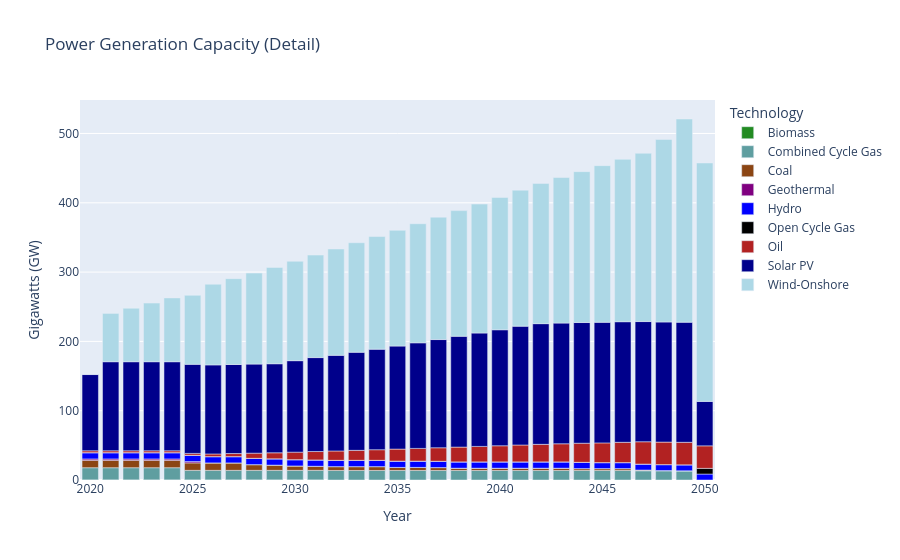

Notebook code cell kept with this figure:
### Code cell
# Power generation capacity (detailed)
cap_df = dfs['TotalCapacityAnnual'][dfs['TotalCapacityAnnual'].TECHNOLOGY.str.startswith('PWR')].drop('REGION', axis=1)
cap_df = df_filter(cap_df,3,6,['CNT','TRN','CST','CEN','SOU','NOR']) #added in CCG, OCG, SPV
df_plot(cap_df,'Gigawatts (GW)','Power Generation Capacity (Detail)')

### Figure 1 — Plotly figure (JSON) as saved in the notebook; plotly's stock layout.template omitted (floating-point values rounded to 4 significant figures)
{"data": [{"hovertemplate": "Technology=Biomass<br>Year=%{x}<br>Gigawatts (GW)=%{y}<extra></extra>", "legendgroup": "Biomass", "marker": {"color": "forestgreen", "pattern": {"shape": ""}}, "name": "Biomass", "orientation": "v", "showlegend": true, "textposition": "auto", "type": "bar", "x": [2020, 2021, 2022, 2023, 2024, 2025, 2026, 2027, 2028, 2029, 2030, 2031, 2032, 2033, 2034, 2035, 2036, 2037, 2038, 2039, 2040, 2041, 2042, 2043, 2044, 2045, 2046, 2047, 2048, 2049, 2050], "xaxis": "x", "y": [0.1897, 0.1897, 0.1897, 0.1897, 0.1897, 0.1897, 0.1897, 0.1897, 0.1897, 0.1897, 0.1897, 0.1897, 0.0, 0.0, 0.0, 0.0, 0.0, 0.0, 0.0, 0.0, 0.0, 0.0, 0.0, 0.0, 0.0, 0.0, 0.0, 0.0, 0.0, 0.0, 0.0], "yaxis": "y"}, {"hovertemplate": "Technology=Combined Cycle Gas<br>Year=%{x}<br>Gigawatts (GW)=%{y}<extra></extra>", "legendgroup": "Combined Cycle Gas", "marker": {"color": "cadetblue", "pattern": {"shape": ""}}, "name": "Combined Cycle Gas", "orientation": "v", "showlegend": true, "textposition": "auto", "type": "bar", "x": [2020, 2021, 2022, 2023, 2024, 2025, 2026, 2027, 2028, 2029, 2030, 2031, 2032, 2033, 2034, 2035, 2036, 2037, 2038, 2039, 2040, 2041, 2042, 2043, 2044, 2045, 2046, 2047, 2048, 2049, 2050], "xaxis": "x", "y": [17.54, 17.54, 17.54, 17.54, 17.54, 13.76, 13.76, 13.76, 13.76, 13.76, 13.76, 13.76, 13.76, 13.76, 13.76, 13.76, 13.76, 13.76, 13.76, 13.76, 13.76, 13.76, 13.76, 13.76, 13.76, 13.76, 13.76, 13.31, 13.31, 13.31, 0.0], "yaxis": "y"}, {"hovertemplate": "Technology=Coal<br>Year=%{x}<br>Gigawatts (GW)=%{y}<extra></extra>", "legendgroup": "Coal", "marker": {"color": "saddlebrown", "pattern": {"shape": ""}}, "name": "Coal", "orientation": "v", "showlegend": true, "textposition": "auto", "type": "bar", "x": [2020, 2021, 2022, 2023, 2024, 2025, 2026, 2027, 2028, 2029, 2030, 2031, 2032, 2033, 2034, 2035, 2036, 2037, 2038, 2039, 2040, 2041, 2042, 2043, 2044, 2045, 2046, 2047, 2048, 2049, 2050], "xaxis": "x", "y": [10.7, 10.7, 10.7, 10.7, 10.7, 10.7, 10.7, 10.7, 8.228, 7.538, 6.318, 5.878, 5.566, 5.566, 5.566, 4.41, 4.41, 4.178, 3.278, 3.278, 3.278, 3.278, 3.278, 3.278, 2.678, 2.678, 2.678, 1.065, 0.3, 0.0, 0.0], "yaxis": "y"}, {"hovertemplate": "Technology=Geothermal<br>Year=%{x}<br>Gigawatts (GW)=%{y}<extra></extra>", "legendgroup": "Geothermal", "marker": {"color": "purple", "pattern": {"shape": ""}}, "name": "Geothermal", "orientation": "v", "showlegend": true, "textposition": "auto", "type": "bar", "x": [2020, 2021, 2022, 2023, 2024, 2025, 2026, 2027, 2028, 2029, 2030, 2031, 2032, 2033, 2034, 2035, 2036, 2037, 2038, 2039, 2040, 2041, 2042, 2043, 2044, 2045, 2046, 2047, 2048, 2049, 2050], "xaxis": "x", "y": [1.919, 1.919, 1.919, 1.919, 1.919, 1.919, 0.0, 0.0, 0.0, 0.0, 0.0, 0.0, 0.0, 0.0, 0.0, 0.0, 0.0, 0.0, 0.0, 0.0, 0.0, 0.0, 0.0, 0.0, 0.0, 0.0, 0.0, 0.0, 0.0, 0.0, 0.0], "yaxis": "y"}, {"hovertemplate": "Technology=Hydro<br>Year=%{x}<br>Gigawatts (GW)=%{y}<extra></extra>", "legendgroup": "Hydro", "marker": {"color": "blue", "pattern": {"shape": ""}}, "name": "Hydro", "orientation": "v", "showlegend": true, "textposition": "auto", "type": "bar", "x": [2020, 2021, 2022, 2023, 2024, 2025, 2026, 2027, 2028, 2029, 2030, 2031, 2032, 2033, 2034, 2035, 2036, 2037, 2038, 2039, 2040, 2041, 2042, 2043, 2044, 2045, 2046, 2047, 2048, 2049, 2050], "xaxis": "x", "y": [9.003, 9.003, 9.003, 9.003, 9.003, 9.003, 9.003, 9.003, 9.003, 9.003, 9.003, 9.003, 9.003, 9.003, 9.003, 9.003, 9.003, 9.003, 9.003, 9.003, 9.003, 9.003, 9.003, 9.003, 9.003, 8.591, 8.591, 8.591, 8.591, 8.591, 8.591], "yaxis": "y"}, {"hovertemplate": "Technology=Open Cycle Gas<br>Year=%{x}<br>Gigawatts (GW)=%{y}<extra></extra>", "legendgroup": "Open Cycle Gas", "marker": {"color": "black", "pattern": {"shape": ""}}, "name": "Open Cycle Gas", "orientation": "v", "showlegend": true, "textposition": "auto", "type": "bar", "x": [2020, 2021, 2022, 2023, 2024, 2025, 2026, 2027, 2028, 2029, 2030, 2031, 2032, 2033, 2034, 2035, 2036, 2037, 2038, 2039, 2040, 2041, 2042, 2043, 2044, 2045, 2046, 2047, 2048, 2049, 2050], "xaxis": "x", "y": [0.1, 0.1, 0.1, 0.1, 0.1, 0.1, 0.1, 0.1, 0.1, 0.1, 0.1, 0.1, 0.1, 0.1, 0.1, 0.1, 0.1, 0.1, 0.1, 0.1, 0.1, 0.1, 0.1, 0.1, 0.1, 0.1, 0.1, 0.0, 0.0, 0.0, 8.189], "yaxis": "y"}, {"hovertemplate": "Technology=Oil<br>Year=%{x}<br>Gigawatts (GW)=%{y}<extra></extra>", "legendgroup": "Oil", "marker": {"color": "firebrick", "pattern": {"shape": ""}}, "name": "Oil", "orientation": "v", "showlegend": true, "textposition": "auto", "type": "bar", "x": [2020, 2021, 2022, 2023, 2024, 2025, 2026, 2027, 2028, 2029, 2030, 2031, 2032, 2033, 2034, 2035, 2036, 2037, 2038, 2039, 2040, 2041, 2042, 2043, 2044, 2045, 2046, 2047, 2048, 2049, 2050], "xaxis": "x", "y": [2.709, 2.709, 2.709, 2.709, 2.709, 2.709, 3.836, 4.396, 7.428, 8.678, 10.8, 12.15, 13.45, 14.37, 15.28, 17.35, 18.31, 19.5, 21.36, 22.32, 23.28, 24.35, 25.32, 26.13, 27.53, 28.4, 29.26, 32.25, 32.51, 32.51, 32.51], "yaxis": "y"}, {"hovertemplate": "Technology=Solar PV<br>Year=%{x}<br>Gigawatts (GW)=%{y}<extra></extra>", "legendgroup": "Solar PV", "marker": {"color": "darkblue", "pattern": {"shape": ""}}, "name": "Solar PV", "orientation": "v", "showlegend": true, "textposition": "auto", "type": "bar", "x": [2020, 2021, 2022, 2023, 2024, 2025, 2026, 2027, 2028, 2029, 2030, 2031, 2032, 2033, 2034, 2035, 2036, 2037, 2038, 2039, 2040, 2041, 2042, 2043, 2044, 2045, 2046, 2047, 2048, 2049, 2050], "xaxis": "x", "y": [110.0, 128.5, 128.5, 128.5, 128.5, 128.5, 128.5, 128.5, 128.5, 128.5, 132.0, 135.6, 138.0, 141.5, 145.1, 148.6, 152.4, 156.1, 159.9, 163.6, 167.4, 171.5, 174.1, 174.1, 174.1, 174.0, 174.0, 173.4, 173.3, 173.3, 64.13], "yaxis": "y"}, {"hovertemplate": "Technology=Wind-Onshore<br>Year=%{x}<br>Gigawatts (GW)=%{y}<extra></extra>", "legendgroup": "Wind-Onshore", "marker": {"color": "lightblue", "pattern": {"shape": ""}}, "name": "Wind-Onshore", "orientation": "v", "showlegend": true, "textposition": "auto", "type": "bar", "x": [2020, 2021, 2022, 2023, 2024, 2025, 2026, 2027, 2028, 2029, 2030, 2031, 2032, 2033, 2034, 2035, 2036, 2037, 2038, 2039, 2040, 2041, 2042, 2043, 2044, 2045, 2046, 2047, 2048, 2049, 2050], "xaxis": "x", "y": [0.2201, 69.71, 77.17, 84.64, 92.11, 99.58, 116.4, 123.9, 131.4, 139.0, 143.4, 148.0, 153.5, 158.0, 162.5, 167.1, 171.8, 176.6, 181.4, 186.1, 190.9, 196.2, 202.4, 210.1, 217.7, 226.1, 234.3, 242.8, 263.3, 293.2, 344.0], "yaxis": "y"}], "layout": {"barmode": "relative", "legend": {"title": {"text": "Technology"}, "tracegroupgap": 0}, "title": {"text": "Power Generation Capacity (Detail)"}, "xaxis": {"anchor": "y", "domain": [0, 1], "title": {"text": "Year"}}, "yaxis": {"anchor": "x", "domain": [0, 1], "title": {"text": "Gigawatts (GW)"}}}}
